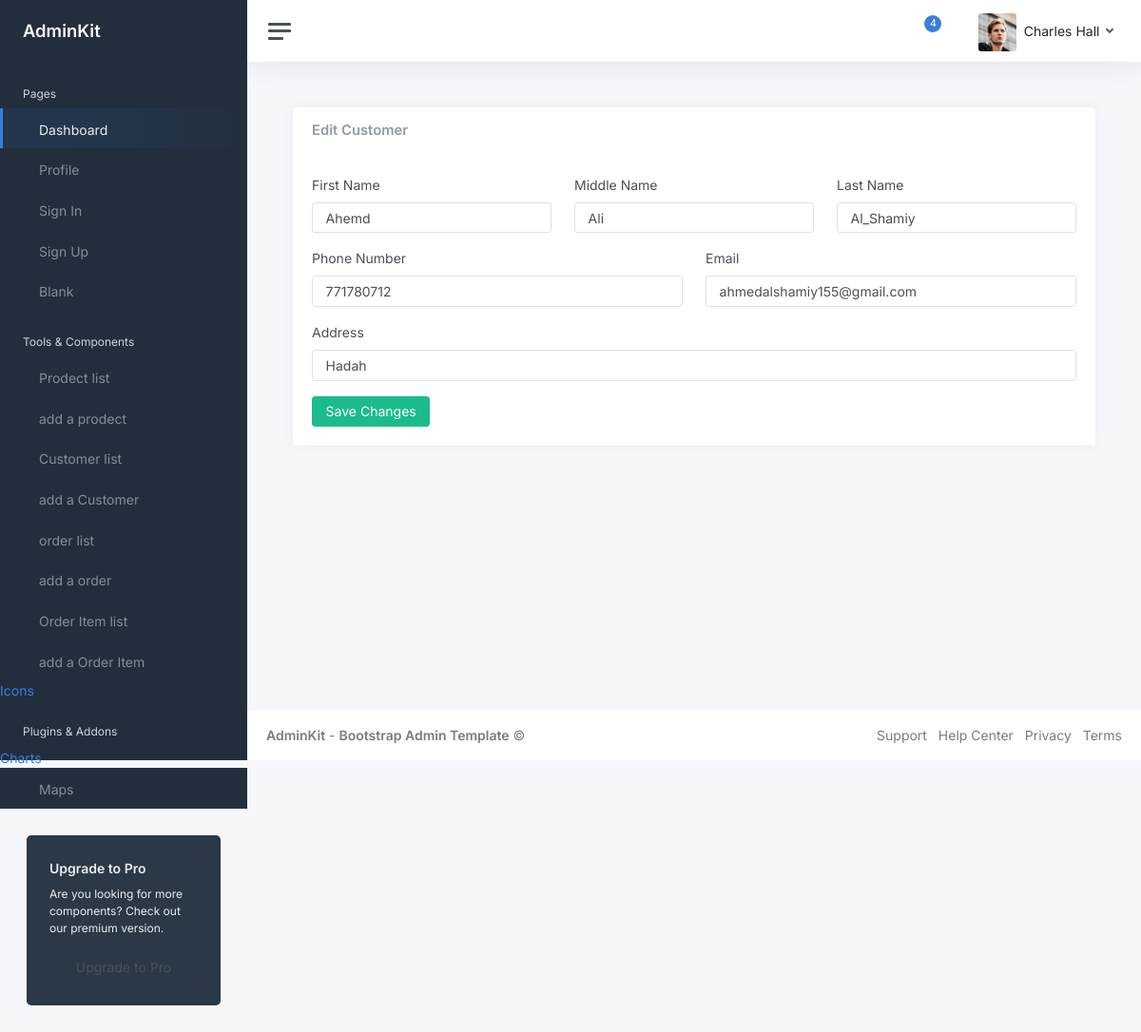
The app's page /dashboard/edit-customer/1/ (signed in) with its own data.
### shop/models.py (models this page shows, shortened)
class Customer(models.Model):
    ID=models.AutoField(primary_key=True)
    fname = models.CharField(max_length=50, verbose_name="First name")
    mname = models.CharField(max_length=50, blank=True, null=True, verbose_name="middle name")
    lname = models.CharField(max_length=50, verbose_name="Last name")
    phone = models.CharField(max_length=12, unique=True,verbose_name="Phone Numer" )
    Email = models.EmailField(unique=True)
    Address = models.CharField(max_length=150)
    created_at = models.DateTimeField(auto_now_add=True)
    updated_at = models.DateTimeField(auto_now=True)

### shop/views.py (the view, shortened to what this page needs)
# urls.py: path('dashboard/edit-customer/<int:Pk>/', views.edit_a_customer, name='edit_a_customer'),
@login_required(login_url='login')
@user_passes_test(is_admin)
def edit_a_customer(request,Pk):
    customer=Customer.objects.get(ID=Pk)
    form=CustomerForm(instance=customer)
    return render(request, 'dashboard/edit-a-customer.html',{'form':form})

### shop/forms.py
class CustomerForm(forms.ModelForm):
    class Meta:
        model = Customer
        fields = ['fname', 'mname', 'lname', 'phone', 'Email', 'Address']
        widgets = {
            'fname': forms.TextInput(attrs={'class': 'form-control'}),
            'mname': forms.TextInput(attrs={'class': 'form-control'}),
            'lname': forms.TextInput(attrs={'class': 'form-control'}),
            'phone': forms.TextInput(attrs={'class': 'form-control'}),
            'Email': forms.EmailInput(attrs={'class': 'form-control'}),
            'Address': forms.TextInput(attrs={'class': 'form-control'}),
        }

### shop/views.py (called while the page is built)
def is_admin(user):
    return user.is_staff

### shop/templates/dashboard/edit-a-customer.html (shortened to what this page needs)
{% extends "dashboard/base.html" %}
{% block content %}
<main class="content">
    <div class="container-fluid p-0">
        <form method="post">
            <div class="card">
                <div class="card-header">
                    <h5 class="card-title mb-0">Edit Customer</h5>
                </div>
                <div class="card-body">
                    <div class="row">
                        <div class="col-md-4 mb-3">
                            <label class="form-label">First Name</label>
                            {{ form.fname }}
                        </div>
                        <div class="col-md-4 mb-3">
                            <label class="form-label">Middle Name</label>
                            {{ form.mname }}
                        </div>
                        <div class="col-md-4 mb-3">
                            <label class="form-label">Last Name</label>
                            {{ form.lname }}
                        </div>
                    </div>
                    <div class="row">
                        <div class="col-md-6 mb-3">
                            <label class="form-label">Phone Number</label>
                            {{ form.phone }}
                        </div>
                        <div class="col-md-6 mb-3">
                            <label class="form-label">Email </label>
                            {{ form.Email}}
                        </div>
                    </div>
                    <div class="mb-3">
                        <label class="form-label">Address</label>
                        {{ form.Address }}
                    </div>
                    <button type="submit" class="btn btn-success">Save Changes</button>
                </div>
            </div>
        </form>
    </div>
</main>
{% endblock %}

### records on screen
Customer: fname "Ahemd", mname "Ali", lname "Al_Shamiy", phone "771780712", Email "ahmedalshamiy155@gmail.com", Address "Hadah"
